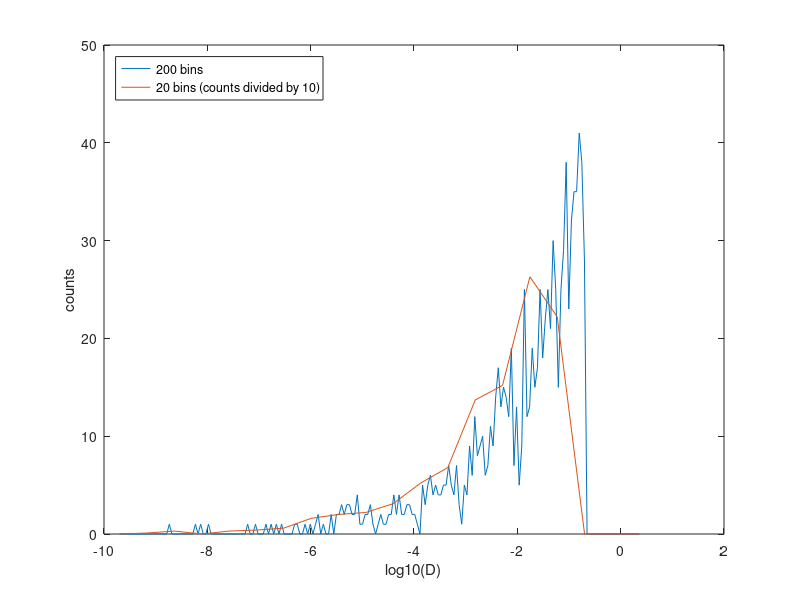

Here is the MATLAB script that generated this plot:
function demo_binDiffusivities()
  clc; close all;

  %-------------------------------
  % Generate artifical data set
  Ndata=1000;
  Diffusivities=zeros(1,Ndata);
  for i=1:Ndata
      r= exprnd(2.9);
      Diffusivities(i)=exp(-r)*0.23;
  end

  %-------------------------------
  % Do binning in log space
  Nbins=200;
 [logD_200, counts_200]=binDiffusivities(Diffusivities, Nbins);
  Nbins=20;
 [logD_20, counts_20]=binDiffusivities(Diffusivities, Nbins);

  %-------------------------------
  % Plot result
 figure
 plot(logD_200, counts_200); hold on;
 plot(logD_20, counts_20/10); hold on;
 xlabel('log10(D)')
 ylabel('counts')
 legend('200 bins', '20 bins (counts divided by 10)', 'Location', 'northwest')
end

% Input:  Diffusivities (can be 1D or 2D array)
%         Nbins     (integer value): number of bins
% Output: logDspace (1D array):      log10 of the diffusivity
%         counts    (1D array):      Number of diffusivities
function [logDspace, counts]=binDiffusivities(Diffusivities, Nbins)
  [NX,NY]=size(Diffusivities);

  % Create bins
  logDL=log10(min(Diffusivities(:)))-1;
  logDU=log10(max(Diffusivities(:)))+1;
  logDspace=linspace(logDL, logDU,Nbins );
  dd=logDspace(2)-logDspace(1); % bin spacing in log space

  % Counter
  counts=zeros(1,Nbins);
  for i=1:NX ;    for j=1:NY
    logD=log10(Diffusivities(i,j));
    ind=round((logD-logDL)/dd);
    counts(ind)=counts(ind)+1;
  end; 
end;
end


